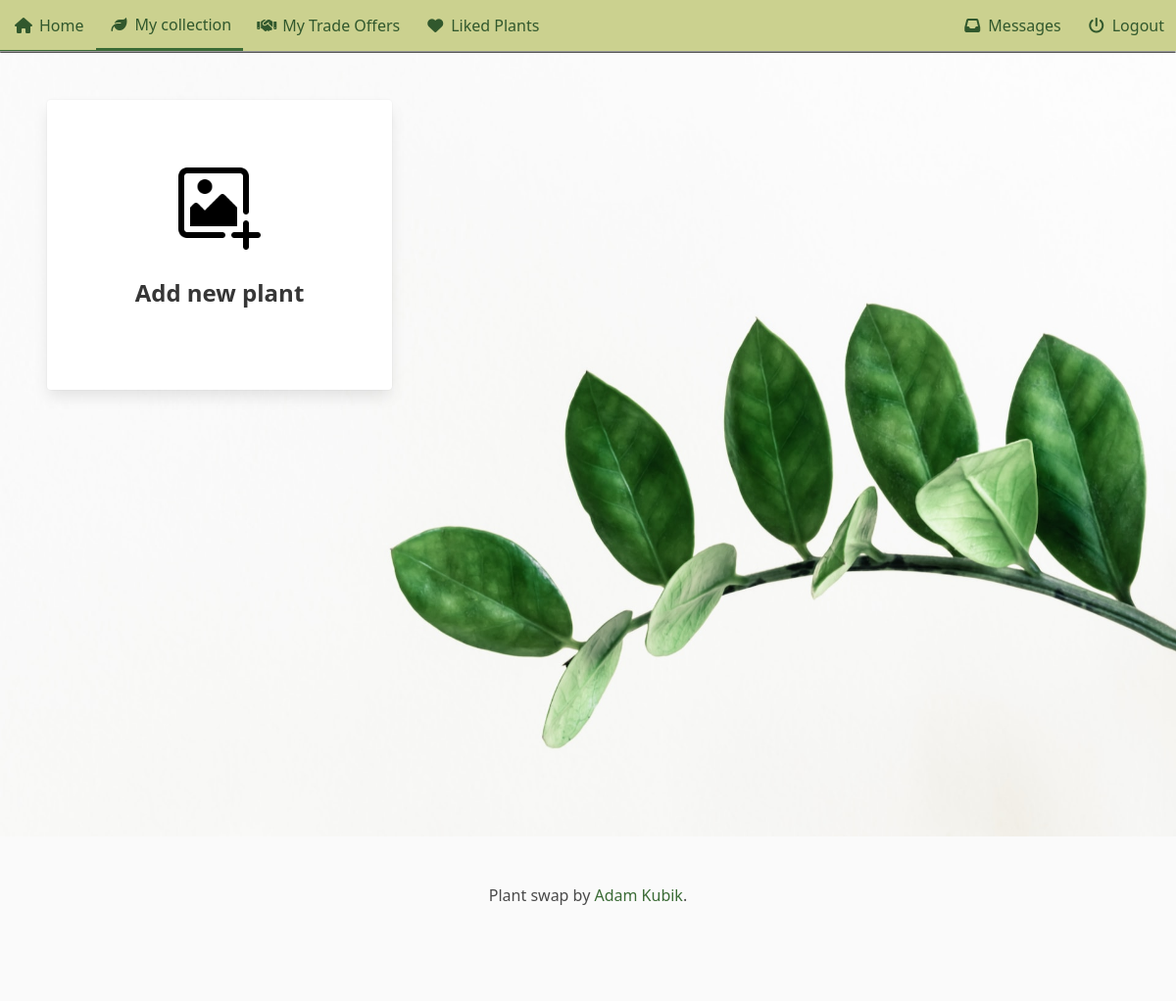
/my-collection/ (signed in), run on an earlier commit of the app's database.
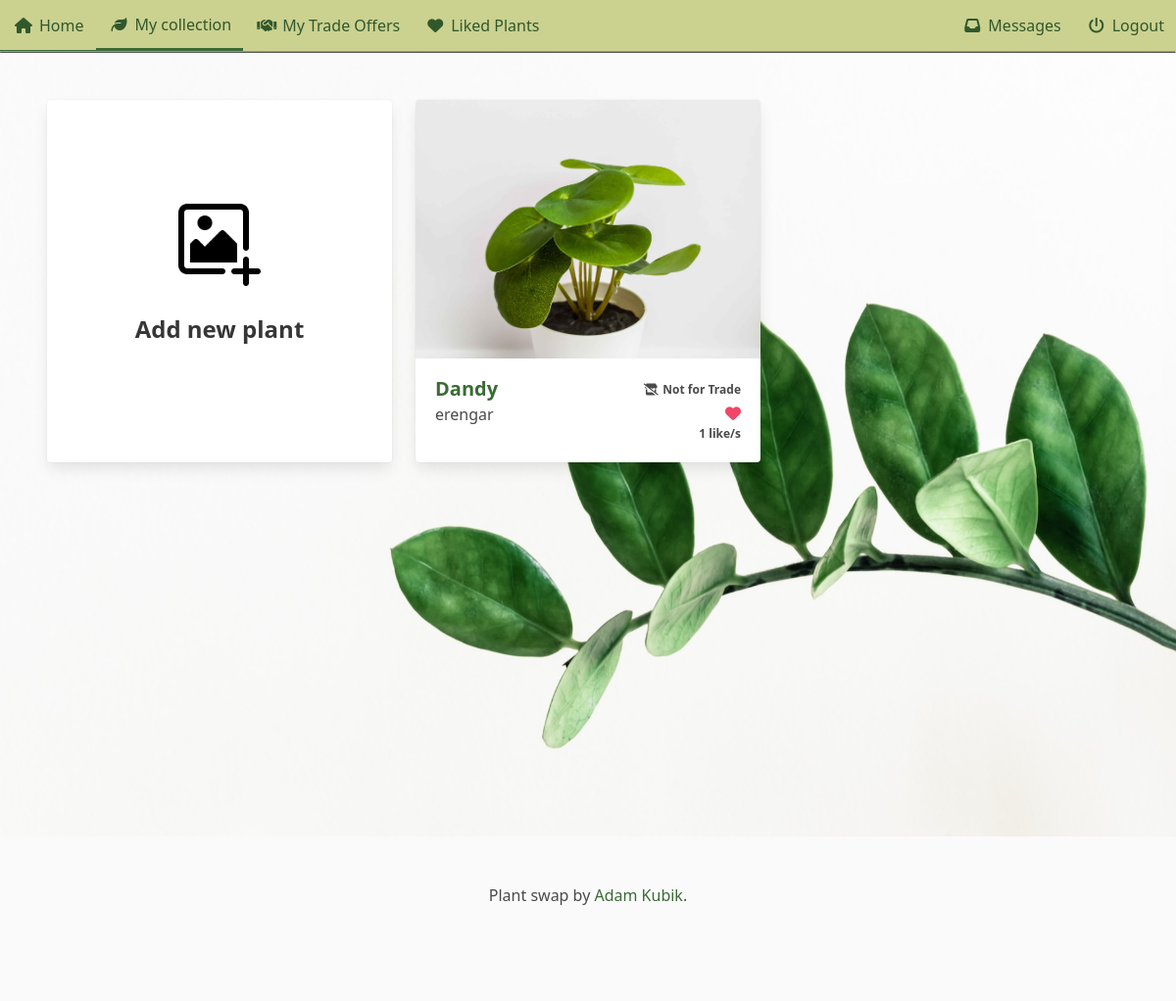
And on a later commit of the database.
### plant_collection/models.py (models this page shows, shortened)
class Plant(models.Model):
    nick_name = models.CharField(
        max_length=64, validators=[MinLengthValidator(3)], unique=True
    )
    created = models.DateTimeField(auto_now_add=True, null=True, blank=True)
    updated = models.DateTimeField(auto_now=True, null=True, blank=True)
    species = models.ForeignKey(
        Species, on_delete=models.SET_NULL, blank=True, null=True, related_name="plants"
    )
    owner = models.ForeignKey(
        settings.AUTH_USER_MODEL, on_delete=models.CASCADE, related_name="plants"
    )
    slug = models.SlugField(default="bugged-plant")
    for_trade = models.BooleanField(default=False)
    likes = models.ManyToManyField(User, related_name="liked")
    location = models.CharField(max_length=24, blank=True, null=True, default=None, help_text="City, State")
    content = models.TextField(blank=True, null=True, default=None)
    def number_of_likes(self):
        return self.likes.count()

class Image(models.Model):
    plant = models.ForeignKey(Plant, on_delete=models.CASCADE, related_name="picture")
    image = models.ImageField(upload_to="pics")

### plant_collection/views.py (the view)
# urls.py: path('my-collection/', views.personal_collection.as_view(), name='personal_collection'),
class personal_collection(LoginRequiredMixin, generic.View):
    template_name = "plant_collection/collection.html"
    def get(self, request):
        model = Plant.objects.filter(owner=request.user).order_by("-updated")
        context = {"plants": model}
        return render(request, self.template_name, context)

### plant_collection/templates/plant_collection/collection.html (shortened to what this page needs)
{% extends 'base.html' %}
{% load static %}
{% block header %}
<link rel="stylesheet" href="{% static 'plant_collection/css/no_padding_section.css' %}">
<link rel="stylesheet" href="{% static 'plant_collection/css/like_animation.css' %}">
<link rel="stylesheet" href="{% static 'plant_collection/css/collection.css' %}">
{% endblock %}
{% block content %}
<section class='section'>
    {% include "plant_collection/assets/plants_gallery.html" %}
</section>
{% endblock %}

### plant_collection/templates/plant_collection/assets/plants_gallery.html (shortened to what the changed rows need)
{% load cache %}
{% load static %}
<div class='columns is-multiline'>
    {% if plants %}
    {% for plant in plants %}
    <div class='column is-4-desktop is-full-mobile is-3-widescreen is-6-tablet'>
        <div class='card hover'>
            {% if plant.picture %}
            <div class='card-image'>
                <figure class='image is-4by3'>
                    <a href="{% url 'plant_collection:plant_view' slug=plant.slug %}">
                        {% if plant.thumbnail %}
                        <img src="{{ plant.thumbnail.image.image.url }}" alt="Picture of a plant" loading='lazy' class="cover">
                        {% else %}
                        <img src="{{ plant.picture.all.0.image.url }}" alt="Picture of a plant" loading='lazy' class="cover">
                        {% endif %}
                    </a>
                </figure>
            </div>
            {% endif %}
            <div class='card-content columns is-mobile' style='margin:0; padding:0.5rem;'>
                <div class='column is-6'>
                    <div class='title is-size-4-widescreen is-size-4-touch is-size-5-desktop'>
                        <a href="{% url 'plant_collection:plant_view' slug=plant.slug %}">{{plant.nick_name}}</a>
                    </div>
                    <div class='subtitle is-size-6-widescreen is-size-6-touch is-size-6-desktop'>
                        {% if user == plant.owner %}
                        <span>{{plant.owner}}</span>
                        {% endif %}
                    </div>
                </div>
                <div class='column is-6'>
                    <div class='has-text-right'>
                        {% if plant.for_trade %}
                        <span class='icon-text has-text-weight-semibold is-size-7-desktop is-size-7-touch'>
                            <span class='icon'>
                                <i class="fa-solid fa-store"></i>
                            </span>
                            {% if plant.location %}
                            {{plant.location}}
                            {% else %}
                            For Trade
                            {% endif %}
                        </span>
                        {% else %}
                        <span class='icon-text has-text-weight-semibold is-size-7-desktop is-size-7-touch'>
                            <span class='icon'>
                                <i class="fa-solid fa-store-slash "></i>
                            </span>
                            Not for Trade
                        </span>
                        {% endif %}
                    </div>
                    <div class='has-text-right'>
                        {% if not user in plant.likes.all %}
                        <div>
                            <a class='heart' role='button' tabindex=0 data-plant='{{ plant.id }}' data-user='{{ user }}'><i class="fa-regular fa-heart has-text-danger"></i></a>
                        </div>
                        {% elif user in plant.likes.all %}
                        <div>
                            <a class='heart' role='button' tabindex=0 data-plant='{{ plant.id }}' data-user='{{ user }}'><i class="fa-solid fa-heart has-text-danger"></i></a>
                        </div>
                        {% endif %}
                        <div class='number_likes is-size-7 has-text-weight-bold' data-plant='{{ plant.id }}'>
                            {{ plant.number_of_likes }} like/s
                        </div>
                    </div>
                </div>
            </div>
        </div>
    </div>
    {% empty %}
    <div class='column is-3-desktop is-full-mobile'>
        No plants :(
    </div>
    {% endfor %}
    {% endif %}
</div>

What changed in the data, as far as the page shows it:
added Plant: picture.all.0.image (picture), nick_name "Dandy", owner "erengar", for_trade False (drawn), number_of_likes "1"
